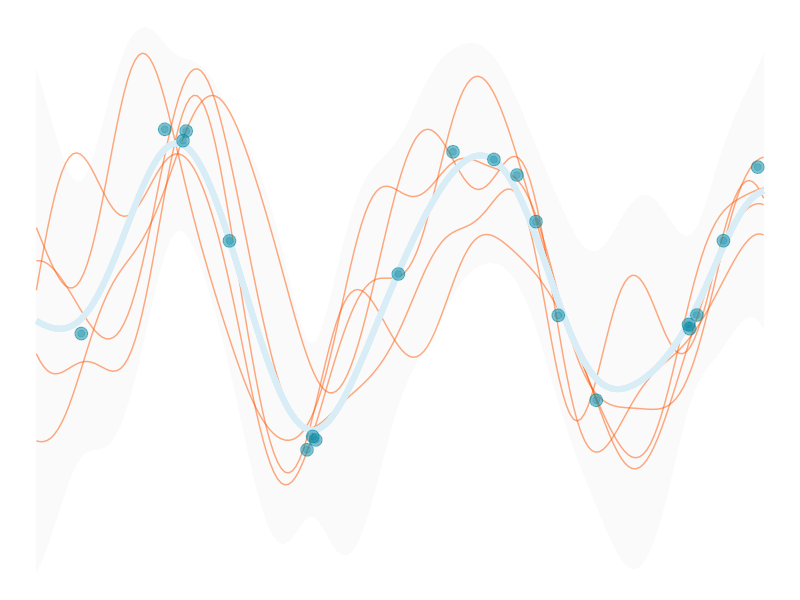
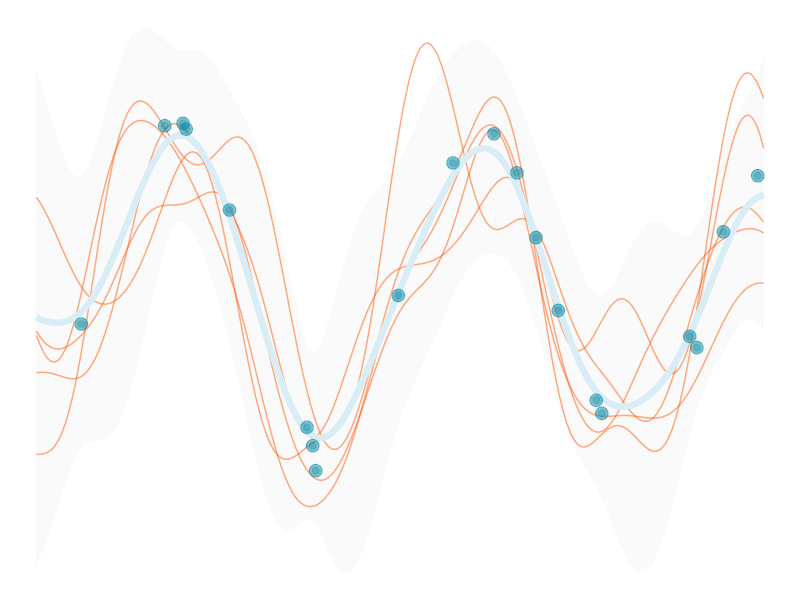
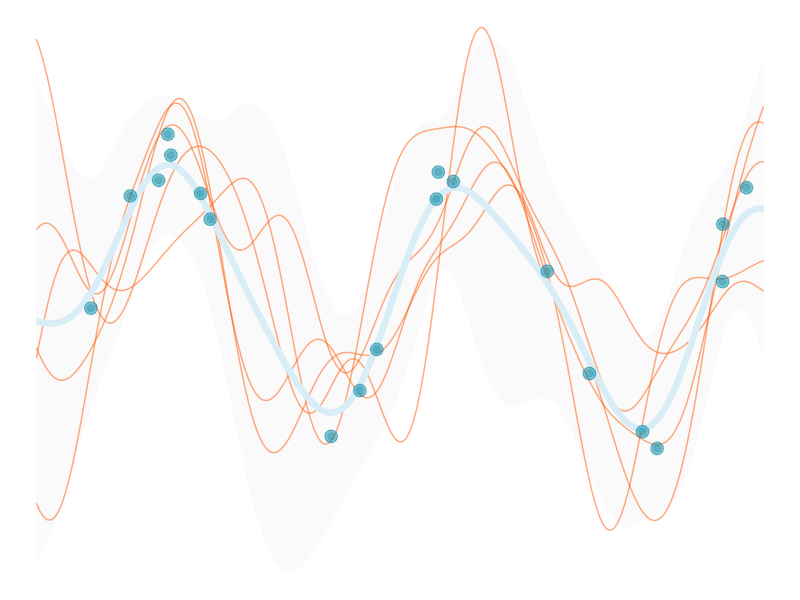
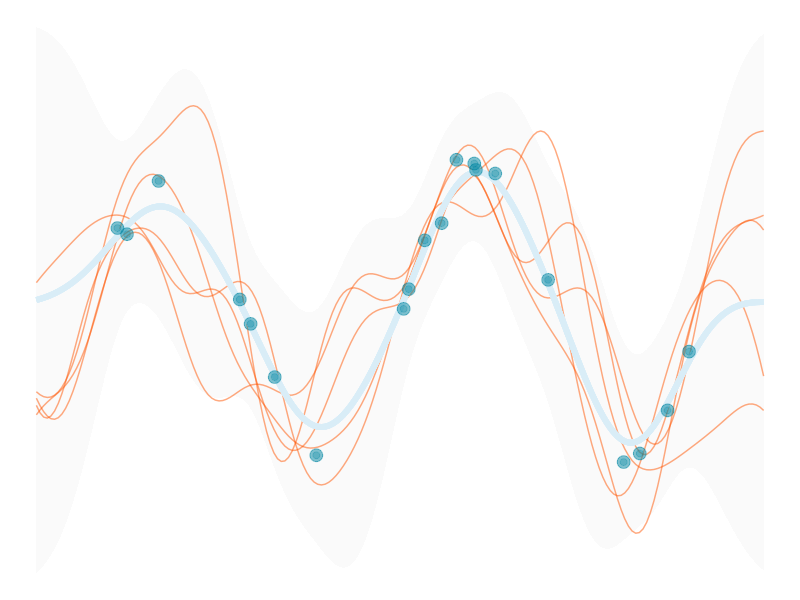
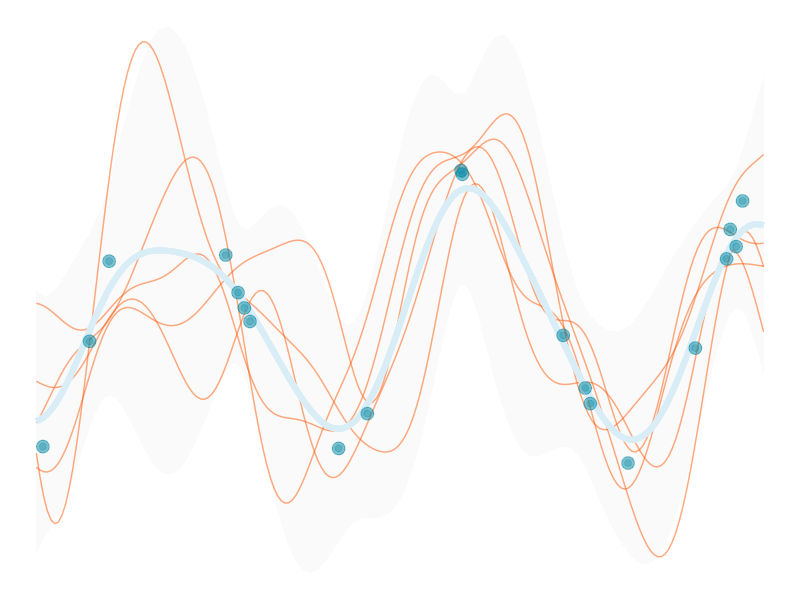
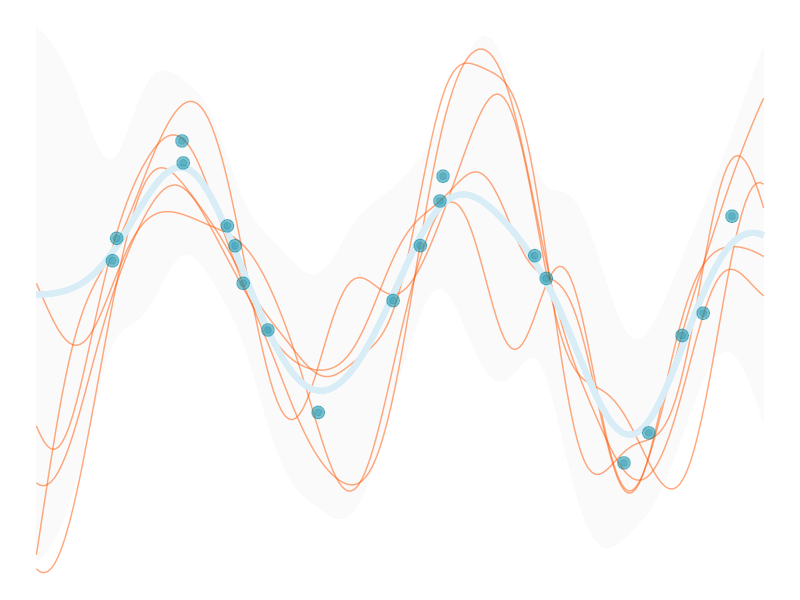
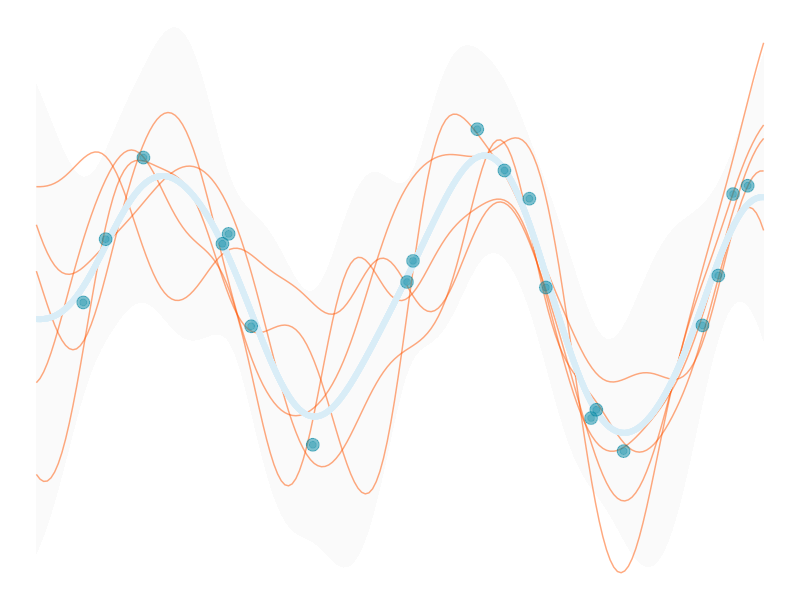
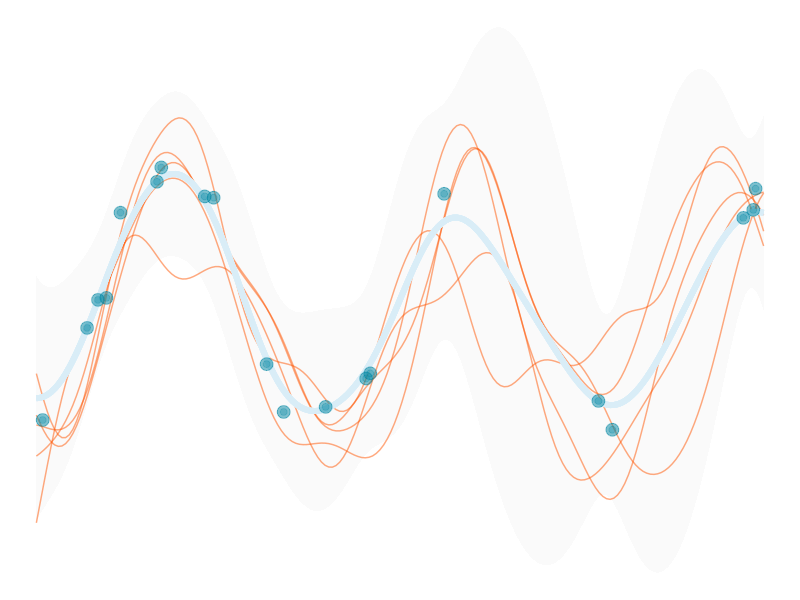

Here is the R script that generated these plots, in order:
library(tidyverse)
library(glue)

gp_mu <- function(x) {
    map_dbl(x, function(x) x = 0)
}

gp_K <- function(
    x,
    y = NULL,
    l = 1,
    sigma_f = 1,
    sigma_n = .5
    ) {
    
    if(!is.null(y)){
        sigma_f * exp( -(1/(2 * l^2)) * as.matrix(dist(x, upper = TRUE, diag = TRUE) ^ 2) ) +
        sigma_n*diag(length(x))
    }
    else{
        sigma_f * exp( -(1/(2 * l^2)) * as.matrix(dist(x, upper = TRUE, diag = TRUE) ^ 2) )
    }
}


generate_gp <- function(
    n_train = 20,
    y_sd = .1,
    seed = 123
) {
    set.seed(seed)
    
    X_train = 15 * (runif(n_train) - .5)
    n_train = length(X_train)
    
    # kept sine function for comparison to noise free result
    y_train = sin(X_train) + rnorm(n = n_train, sd = y_sd)
    
    X_test = seq(-7.5, 7.5, length = 200)
    n_test = length(X_test)
  
    data = list(
        X_train = X_train,
        y_train = y_train,
        X_test = X_test
    )
}


plot_gp = function(
    X_train, 
    y_train, 
    X_test, 
    n_prior = 5,
    n_post_pred = 5,
    l = 1, 
    sigma_f = 1, 
    sigma_n = .25, 
    k_eps = 1e-8
) {
    n_train = length(X_train)
    n_test = length(X_test)

    Ky = gp_K(
        x = X_train,
        y = y_train,
        l = l,
        sigma_f = sigma_f,
        sigma_n = sigma_n
    )

    # initial matrix
    K_ = gp_K(
        c(X_train, X_test),
        l = l,
        sigma_f = sigma_f,
        sigma_n = sigma_n
    )

    Kstar  = K_[1:n_train, (n_train+1):ncol(K_)]                    # dim = N x N*
    tKstar = t(Kstar)                                               # dim = N* x N
    Kstarstar = K_[(n_train+1):nrow(K_), (n_train+1):ncol(K_)] +    # dim = N* x N*
    k_eps*diag(n_test)      # the k_eps part is for positive definiteness

    Kyinv = solve(Ky)

    post_mu = gp_mu(X_test) + tKstar %*% Kyinv %*% (y_train - gp_mu(X_train))
    post_K  = Kstarstar - tKstar %*% Kyinv %*% Kstar
    s2 = diag(post_K)

    y_pp = data.frame(t(MASS::mvrnorm(n_post_pred, mu = post_mu, Sigma = post_K)))

    pp_data = data.frame(
        x = X_test,
        y = y_pp,
        fmean = post_mu, 
        se_lower = post_mu - 2 * sqrt(s2),
        se_upper = post_mu + 2 * sqrt(s2)
    ) %>% 
    pivot_longer(starts_with('y'), names_to = 'variable')

    gdat = data.frame(
        x = X_test,
        y = y_pp,
        fmean = post_mu,
        se_lower = post_mu - 2 * sqrt(s2),
        se_upper = post_mu + 2 * sqrt(s2)
        ) %>%
        gather(
            key = variable,
            value = value,
            -x,
            -fmean,
            -se_lower,
            -se_upper
        )

    ggplot(aes(x = x, y = value), data = gdat) +
        geom_ribbon(aes(ymin = se_lower, ymax = se_upper, group = variable),
                    fill = 'gray98') +
        geom_line(aes(group = variable), color = '#FF550080') +
        geom_line(aes(group = variable, y = fmean),
                    color = '#d9edf7',
                    linewidth = 2) +
        geom_point(
            aes(x = X_train, y = y_train),
            size = 4,
            color = '#0085a1',
            alpha = .5,
            data = data.frame(X_train, y_train)
        ) +
        geom_point(
            aes(x = X_train, y = y_train),
            size = 2,
            color = '#0085a1',
            alpha = .25,
            data = data.frame(X_train, y_train)
        ) +
        theme_void()
}


walk(
    0:20,
    \(x) {
        data = generate_gp(seed = x)
        X_train = data$X_train
        y_train = data$y_train
        X_test = data$X_test


        plot_gp(X_train, y_train, X_test)
        ggsave(glue('img/chapter_gp_plots/gp_plot_{x}.svg'), width = 8, height = 6, dpi = 300)
    }
)
